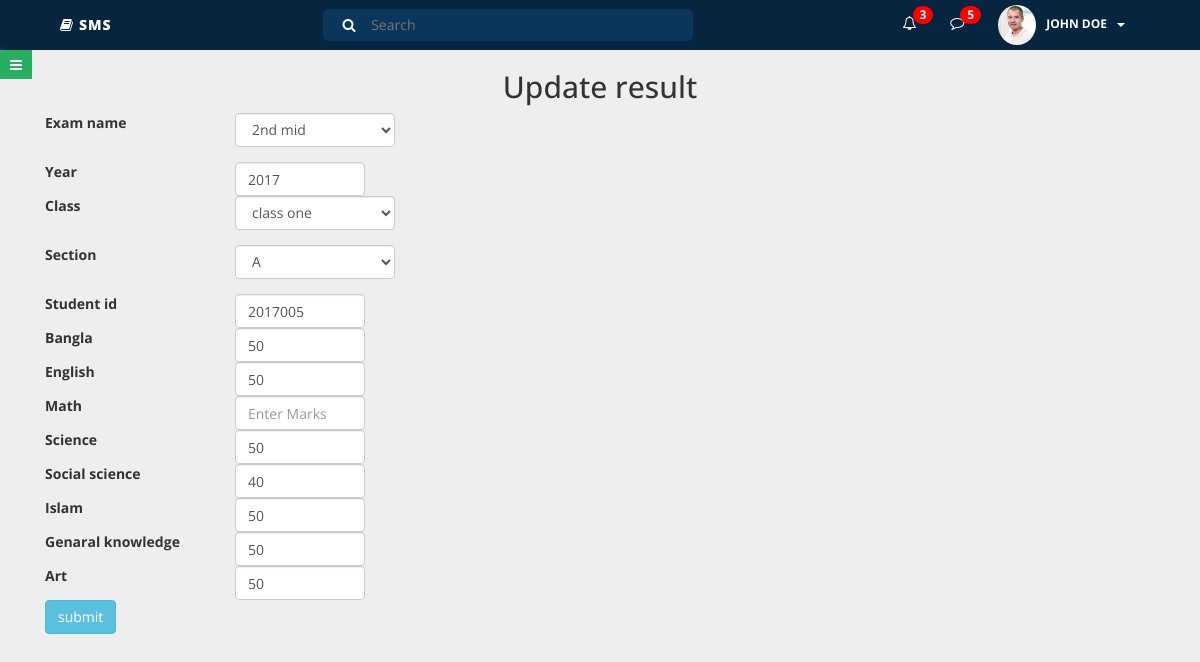
Page /update_result.php?student_id=2017005 on the committed database.
### tables this page shows
CREATE TABLE `result` (
  `student_id` varchar(10) NOT NULL,
  `exam_name` varchar(100) NOT NULL,
  `year` varchar(100) NOT NULL,
  `class` varchar(20) NOT NULL,
  `section` varchar(20) NOT NULL,
  `bangla` varchar(20) NOT NULL,
  `english` varchar(20) NOT NULL,
  `math` varchar(20) NOT NULL,
  `science` varchar(20) NOT NULL,
  `social_science` varchar(20) NOT NULL,
  `islam` varchar(20) NOT NULL,
  `genaral_knowledge` varchar(20) NOT NULL,
  `art` varchar(20) NOT NULL
);

### update_result.php (the view, shortened to what this page needs)
<?php
include('database.php');
?>
<?php include('header.php'); ?>
	<div class="parent-wrapper" id="outer-wrapper">
<div class="container">
<form method="post">
	<h2 class="text-center">Update result</h2>
<?php
      if (isset($_GET['student_id'])) {
      $id = $_GET['student_id'];
      $sql = "SELECT * FROM result where student_id = '$id'";
      $obj = mysqli_query($connection, $sql);
      foreach ($obj as $key => $part) { ?>
  <div class="form-group row">
    <label for="inputEmail3" class="col-sm-2 col-form-label">Exam name</label>
 <div class="form-group col-sm-2">
  <select class="form-control" name="exam_name">
    <option value="1st mid"><?php echo $part['exam_name']; ?></option>
  </select>
</div>
  </div>
  <div class="form-group row">
    <label class="col-sm-2 col-form-label">Year</label>
    <div class="col-sm-10">
      <input name="year" type="text" class="form-control" value="<?php echo $part['year']; ?>">
    </div>
  </div>
<div class="form-group row">
    <label  class="col-sm-2 col-form-label">Class</label>
    <div class="form-group col-sm-2">
		<select class="form-control" name="class">
    <option value="<?php echo $part['class']; ?>"><?php echo $part['class']; ?></option>
		</select>
	</div>
  </div>
  <div class="form-group row">
    <label for="inputPassword3" class="col-sm-2 col-form-label">Section</label>
      <div class="form-group col-sm-2">
		<select class="form-control" name="section">
    <option value="<?php echo $part['section']; ?>"><?php echo $part['section']; ?></option>
		</select>
    </div>
  </div>
  <div class="form-group row">
    <label for="inputPassword3" class="col-sm-2 col-form-label">Student id</label>
    <div class="col-sm-10">
      <input name="student_id" type="text" class="form-control"  placeholder="Enter id" value="<?php echo $part['student_id']; ?>">
    </div>
  </div>
  <div class="form-group row">
    <label for="inputPassword3" class="col-sm-2 col-form-label">Bangla</label>
    <div class="col-md-10">
      <input name="bangla" type="text" class="form-control"  placeholder="Enter marks" value="<?php echo $part['bangla']; ?>">
    </div>
  </div>
  <div class="form-group row">
    <label class="col-sm-2 col-form-label">English</label>
    <div class="col-sm-10">
      <input name="english" type="text" class="form-control"  placeholder="Enter marks" value="<?php echo $part['english']; ?>">
    </div>
  </div>
  <div class="form-group row">
    <label for="inputPassword3" class="col-sm-2 col-form-label">Math</label>
    <div class="col-sm-10">
      <input name="math" type="text" class="form-control"  placeholder="Enter Marks" value="<?php echo $part['math']; ?>">
    </div>
  </div>
  <div class="form-group row">
    <label for="inputPassword3" class="col-sm-2 col-form-label">Science</label>
    <div class="col-sm-10">
      <input name="science" type="text" class="form-control"  placeholder="Enter Marks " value="<?php echo $part['science']; ?>">
    </div>
  </div>
  <div class="form-group row">
    <label for="inputPassword3" class="col-sm-2 col-form-label">Social science</label>
    <div class="col-sm-10">
      <input name="social_science" type="text" class="form-control"  placeholder="Enter Marks" value="<?php echo $part['social_science']; ?>">
    </div>
  </div>
  <div class="form-group row">
    <label for="inputPassword3" class="col-sm-2 col-form-label">Islam</label>
    <div class="col-sm-10">
      <input name="islam" type="text" class="form-control"  placeholder="Password" value="<?php echo $part['islam']; ?>">
    </div>
  </div>
<div class="form-group row">
    <label for="inputPassword3" class="col-sm-2 col-form-label">Genaral knowledge</label>
    <div class="col-sm-10">
      <input name="genaral_knowledge" type="text" class="form-control"  placeholder="Enter Marks" value="<?php echo $part['genaral_knowledge']; ?>">
    </div>
  </div>
<div class="form-group row">
    <label for="inputPassword3" class="col-sm-2 col-form-label">Art </label>
    <div class="col-sm-10">
      <input type="text" name="art" class="form-control"  placeholder="Enter number" value="<?php echo $part['art']; ?>">
    </div>
  </div>
  <div class="form-group row">
    <div class="col-sm-10">
      <input class="btn btn-info" type="submit" name="submit" value="submit">
    </div>
  </div>
<?php } } ?>
</form>
</div>
		<div class="menu-togggle-btn">
			<a href="#menu-toggle" id="menu-toggle"><i class="fa fa-bars"></i></a>
		</div>
	<?php include('footer.php'); ?>

### assets/css/style.css (style rules this page uses)
html, body { font-family: 'Open Sans', sans-serif; height: 100%; text-rendering: optimizeLegibility; -webkit-font-smoothing: antialiased; }
input[type=text] { width: 130px; -webkit-transition: width 0.4s ease-in-out; transition: width 0.4s ease-in-out; }
body { background: #eee !important; }
.row { margin: 0; }
.parent-wrapper { padding-left: 0; -webkit-transition: all 0.5s ease; -moz-transition: all 0.5s ease; -o-transition: all 0.5s ease; transition: all 0.5s ease; }
.menu-togggle-btn { position: absolute; top: 5px; z-index: 10000; width: 50px }
.menu-togggle-btn a { color: #fff; padding: 5px 10px; background: #27AE60; }
@media (min-width:768px) { .parent-wrapper { padding-left: 0; position: relative; } }

### rows in the picture
result: exam_name "2nd mid", year "2017", class "class one", section "A", student_id "2017005", bangla "50", english "50", science "50", social_science "40", islam "50", genaral_knowledge "50", art "50"
